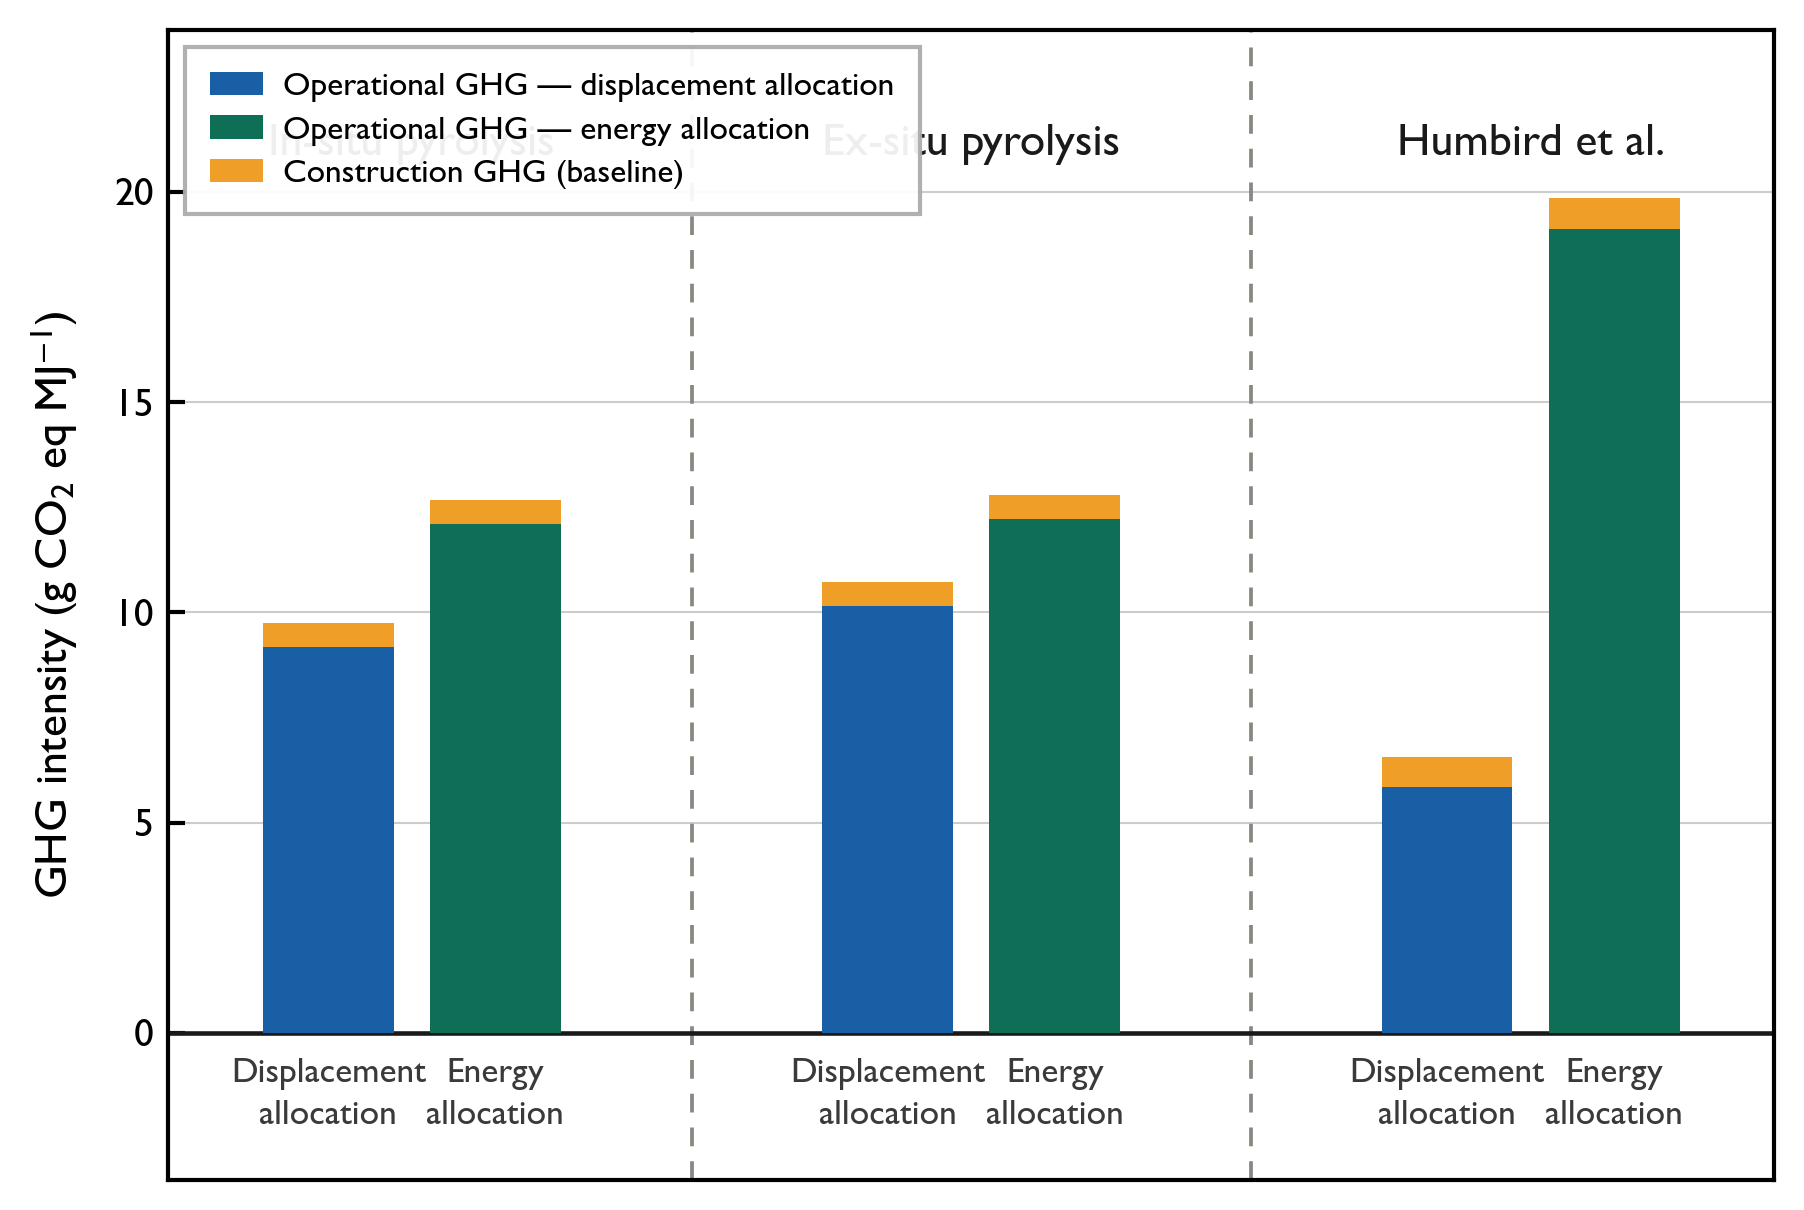

This figure's Python source:
import matplotlib.pyplot as plt
import matplotlib.patches as mpatches
import numpy as np
from pathlib import Path

TARGET_DPI = 300
FIG_W      = 6.0
FIG_H      = 4.0

FONTS = ["Gill Sans MT", "Gill Sans", "Arial", "Liberation Sans"]
plt.rcParams["font.family"]      = "sans-serif"
plt.rcParams["font.sans-serif"]  = FONTS
plt.rcParams["axes.linewidth"]   = 1.0
plt.rcParams["xtick.direction"]  = "in"
plt.rcParams["ytick.direction"]  = "in"
plt.rcParams["mathtext.fontset"] = "custom"
plt.rcParams["mathtext.sf"]      = "Arial"
plt.rcParams["svg.fonttype"]     = "none"

FS_TITLE  = 11.0
FS_SUBLBL =  8.5
FS_YLABEL = 11.0
FS_YTICK  =  9.5
FS_LEGEND =  8.0

# ── Data ──────────────────────────────────────────────────────────────
cases   = ["In-situ pyrolysis", "Ex-situ pyrolysis", "Humbird et al."]
op_disp = np.array([ 9.18, 10.15,  5.84])
op_eng  = np.array([12.11, 12.22, 19.12])
con_lo  = np.array([ 0.56,  0.58,  0.73])

# ── Layout ────────────────────────────────────────────────────────────
n           = len(cases)
bar_w       = 0.36
pair_gap    = 0.10
group_gap   = 0.72
group_pitch = bar_w * 2 + pair_gap + group_gap

gc  = np.arange(n) * group_pitch
x_d = gc - bar_w / 2 - pair_gap / 2
x_e = gc + bar_w / 2 + pair_gap / 2

# ── Colours ───────────────────────────────────────────────────────────
c_op_d = "#185FA5"
c_op_e = "#0F6E56"
c_con  = "#EF9F27"

# ── Figure ────────────────────────────────────────────────────────────
fig, ax = plt.subplots(figsize=(FIG_W, FIG_H))

for i in range(n):
    ax.bar(x_d[i], op_disp[i], bar_w, color=c_op_d, zorder=3, linewidth=0)
    ax.bar(x_e[i], op_eng[i],  bar_w, color=c_op_e, zorder=3, linewidth=0)

    ax.bar(x_d[i], con_lo[i], bar_w, bottom=op_disp[i],
           color=c_con, zorder=3, linewidth=0)
    ax.bar(x_e[i], con_lo[i], bar_w, bottom=op_eng[i],
           color=c_con, zorder=3, linewidth=0)

# ── Zero line ─────────────────────────────────────────────────────────
ax.axhline(0, color="#1a1a1a", linewidth=1.1, zorder=2)

# ── Dashed vertical separators ────────────────────────────────────────
for i in range(1, n):
    ax.axvline((gc[i - 1] + gc[i]) / 2, color="#888780",
               linewidth=0.9, linestyle=(0, (5, 4)), zorder=1)

# ── Case study labels ─────────────────────────────────────────────────
y_top = (np.maximum(op_disp, op_eng) + con_lo).max()
for i, name in enumerate(cases):
    ax.text(gc[i], y_top + 0.8, name,
            ha="center", va="bottom",
            fontsize=FS_TITLE, color="#1a1a1a")

# ── Sub-bar labels ─────────────────────────────────────────────────────
y_sub = -0.6
for i in range(n):
    ax.text(x_d[i], y_sub, "Displacement\nallocation",
            ha="center", va="top", fontsize=FS_SUBLBL,
            color="#3a3a3a", linespacing=1.4, clip_on=False)
    ax.text(x_e[i], y_sub, "Energy\nallocation",
            ha="center", va="top", fontsize=FS_SUBLBL,
            color="#3a3a3a", linespacing=1.4, clip_on=False)

# ── Axes ──────────────────────────────────────────────────────────────
y_min = -3.5
y_max = y_top + 4.0

ax.set_xlim(gc[0]  - group_pitch / 2 + 0.1,
            gc[-1] + group_pitch / 2 - 0.1)
ax.set_ylim(y_min, y_max)
ax.set_xticks([])

yticks = np.arange(0, int(np.floor(y_max / 5)) * 5 + 1, 5)
ax.set_yticks(yticks)
ax.set_yticklabels([str(int(v)) for v in yticks], fontsize=FS_YTICK)
ax.set_ylabel(
    r"GHG intensity (g $\mathregular{CO_2}$ eq $\mathregular{MJ^{-1}}$)",
    fontsize=FS_YLABEL, labelpad=8)

ax.tick_params(axis="y", which="both", direction="in",
               length=4, width=1.0)
ax.tick_params(axis="x", bottom=False, top=False)

for spine in ax.spines.values():
    spine.set_visible(True)
    spine.set_linewidth(1.0)

ax.yaxis.grid(True, linewidth=0.5, color="#CCCCCC", zorder=0)
ax.set_axisbelow(True)

# ── Legend ────────────────────────────────────────────────────────────
legend_items = [
    mpatches.Patch(facecolor=c_op_d, label="Operational GHG — displacement allocation"),
    mpatches.Patch(facecolor=c_op_e, label="Operational GHG — energy allocation"),
    mpatches.Patch(facecolor=c_con,  label="Construction GHG (baseline)"),
]
ax.legend(
    handles=legend_items,
    fontsize=FS_LEGEND,
    loc="upper left",
    frameon=True,
    framealpha=0.93,
    edgecolor="#AAAAAA",
    fancybox=False,
    handlelength=1.6,
    handletextpad=0.6,
    borderpad=0.75,
    labelspacing=0.40,
)

fig.tight_layout(pad=0.6)

out_dir = Path(__file__).parent
fig.savefig(out_dir / "ghg_scenarios_barchart_v9.svg",
            bbox_inches="tight", format="svg")
fig.savefig(out_dir / "ghg_scenarios_barchart_v9.png",
            dpi=TARGET_DPI, bbox_inches="tight")
print("Done:", out_dir)
plt.close()
